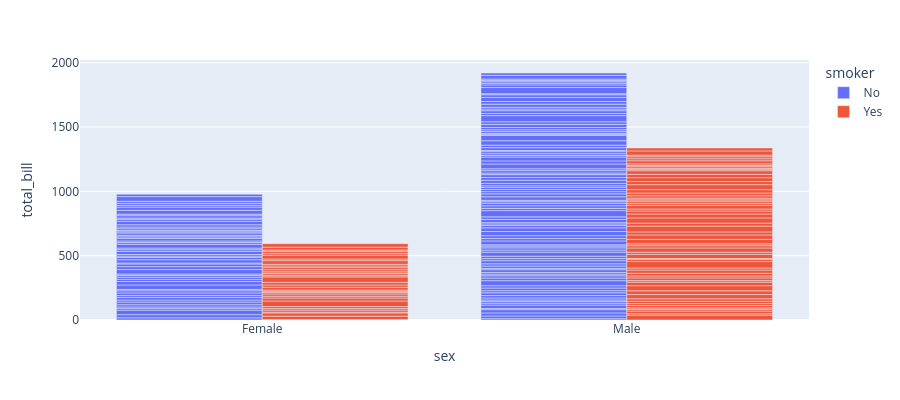

The cell this chart's notebook holds for it:
### Code cell
import plotly.express as px
df = px.data.tips()
fig = px.bar(df, x="sex", y="total_bill",
             color='smoker', barmode='group',
             height=400)
fig.show()

### Figure 1 — Plotly figure (JSON) as saved in the notebook; plotly's stock layout.template omitted (floating-point values rounded to 4 significant figures; data arrays with more than 128 entries replaced by an {"elided": "..."} marker saying what was removed)
{"data": [{"alignmentgroup": "True", "hovertemplate": "smoker=No<br>sex=%{x}<br>total_bill=%{y}<extra></extra>", "legendgroup": "No", "marker": {"color": "#636efa", "pattern": {"shape": ""}}, "name": "No", "offsetgroup": "No", "orientation": "v", "showlegend": true, "textposition": "auto", "type": "bar", "x": {"elided": "151 str values"}, "xaxis": "x", "y": {"elided": "151 float values"}, "yaxis": "y"}, {"alignmentgroup": "True", "hovertemplate": "smoker=Yes<br>sex=%{x}<br>total_bill=%{y}<extra></extra>", "legendgroup": "Yes", "marker": {"color": "#EF553B", "pattern": {"shape": ""}}, "name": "Yes", "offsetgroup": "Yes", "orientation": "v", "showlegend": true, "textposition": "auto", "type": "bar", "x": ["Male", "Male", "Male", "Male", "Male", "Male", "Female", "Male", "Female", "Female", "Male", "Male", "Male", "Male", "Female", "Female", "Male", "Male", "Male", "Male", "Female", "Female", "Female", "Female", "Male", "Male", "Male", "Female", "Male", "Female", "Female", "Female", "Male", "Male", "Male", "Male", "Male", "Male", "Male", "Male", "Female", "Male", "Male", "Male", "Male", "Male", "Male", "Female", "Male", "Female", "Male", "Male", "Female", "Male", "Male", "Male", "Male", "Female", "Female", "Male", "Male", "Female", "Female", "Female", "Male", "Female", "Male", "Male", "Male", "Female", "Male", "Male", "Female", "Female", "Female", "Male", "Male", "Male", "Female", "Male", "Female", "Male", "Male", "Female", "Female", "Female", "Male", "Male", "Male", "Male", "Male", "Female", "Male"], "xaxis": "x", "y": [38.01, 11.24, 20.29, 13.81, 11.02, 18.29, 3.07, 15.01, 26.86, 25.28, 17.92, 19.44, 32.68, 28.97, 5.75, 16.32, 40.17, 27.28, 12.03, 21.01, 11.35, 15.38, 44.3, 22.42, 15.36, 20.49, 25.21, 14.31, 16.0, 17.51, 10.59, 10.63, 50.81, 15.81, 7.25, 31.85, 16.82, 32.9, 17.89, 14.48, 9.6, 34.63, 34.65, 23.33, 45.35, 23.17, 40.55, 20.9, 30.46, 18.15, 23.1, 15.69, 19.81, 28.44, 15.48, 16.58, 10.34, 43.11, 13.0, 13.51, 18.71, 12.74, 13.0, 16.4, 20.53, 16.47, 26.59, 38.73, 24.27, 12.76, 30.06, 25.89, 13.27, 28.17, 12.9, 28.15, 11.59, 7.74, 30.14, 12.16, 13.42, 8.58, 13.42, 16.27, 10.09, 22.12, 24.01, 15.69, 15.53, 12.6, 32.83, 27.18, 22.67], "yaxis": "y"}], "layout": {"barmode": "group", "height": 400, "legend": {"title": {"text": "smoker"}, "tracegroupgap": 0}, "margin": {"t": 60}, "xaxis": {"anchor": "y", "domain": [0, 1], "title": {"text": "sex"}}, "yaxis": {"anchor": "x", "domain": [0, 1], "title": {"text": "total_bill"}}}}
